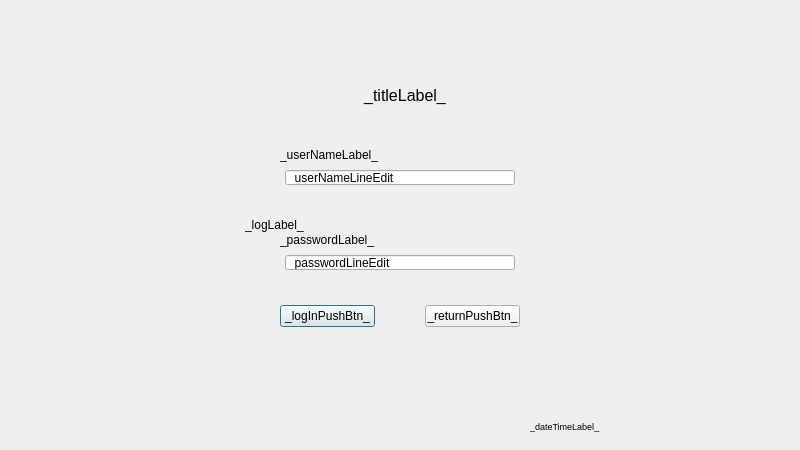
<?xml version="1.0" encoding="UTF-8"?>
<ui version="4.0">
 <class>T3_AF_logIn</class>
 <widget class="QDialog" name="T3_AF_logIn">
  <property name="geometry">
   <rect>
    <x>0</x>
    <y>0</y>
    <width>800</width>
    <height>450</height>
   </rect>
  </property>
  <property name="windowTitle">
   <string>Dialog</string>
  </property>
  <widget class="QLabel" name="_logLabel_">
   <property name="geometry">
    <rect>
     <x>245</x>
     <y>60</y>
     <width>310</width>
     <height>330</height>
    </rect>
   </property>
   <property name="styleSheet">
    <string notr="true"/>
   </property>
   <property name="text">
    <string>_logLabel_</string>
   </property>
  </widget>
  <widget class="QLineEdit" name="_userNameLineEdit_">
   <property name="geometry">
    <rect>
     <x>285</x>
     <y>170</y>
     <width>230</width>
     <height>15</height>
    </rect>
   </property>
   <property name="text">
    <string>_userNameLineEdit_</string>
   </property>
  </widget>
  <widget class="QLineEdit" name="_passwordLineEdit_">
   <property name="geometry">
    <rect>
     <x>285</x>
     <y>255</y>
     <width>230</width>
     <height>15</height>
    </rect>
   </property>
   <property name="text">
    <string>_passwordLineEdit_</string>
   </property>
  </widget>
  <widget class="QLabel" name="_userNameLabel_">
   <property name="geometry">
    <rect>
     <x>280</x>
     <y>145</y>
     <width>120</width>
     <height>20</height>
    </rect>
   </property>
   <property name="text">
    <string>_userNameLabel_</string>
   </property>
  </widget>
  <widget class="QLabel" name="_passwordLabel_">
   <property name="geometry">
    <rect>
     <x>280</x>
     <y>230</y>
     <width>120</width>
     <height>20</height>
    </rect>
   </property>
   <property name="text">
    <string>_passwordLabel_</string>
   </property>
  </widget>
  <widget class="QPushButton" name="_logInPushBtn_">
   <property name="geometry">
    <rect>
     <x>280</x>
     <y>305</y>
     <width>95</width>
     <height>22</height>
    </rect>
   </property>
   <property name="text">
    <string>_logInPushBtn_</string>
   </property>
  </widget>
  <widget class="QPushButton" name="_returnPushBtn_">
   <property name="geometry">
    <rect>
     <x>425</x>
     <y>305</y>
     <width>95</width>
     <height>22</height>
    </rect>
   </property>
   <property name="text">
    <string>_returnPushBtn_</string>
   </property>
  </widget>
  <widget class="QLabel" name="_titleLabel_">
   <property name="geometry">
    <rect>
     <x>340</x>
     <y>75</y>
     <width>130</width>
     <height>40</height>
    </rect>
   </property>
   <property name="font">
    <font>
     <pointsize>12</pointsize>
    </font>
   </property>
   <property name="lineWidth">
    <number>0</number>
   </property>
   <property name="text">
    <string>_titleLabel_</string>
   </property>
   <property name="alignment">
    <set>Qt::AlignCenter</set>
   </property>
  </widget>
  <widget class="QLabel" name="_dateTimeLabel_">
   <property name="geometry">
    <rect>
     <x>530</x>
     <y>419</y>
     <width>150</width>
     <height>15</height>
    </rect>
   </property>
   <property name="font">
    <font>
     <pointsize>7</pointsize>
    </font>
   </property>
   <property name="text">
    <string>_dateTimeLabel_</string>
   </property>
  </widget>
  <zorder>_logLabel_</zorder>
  <zorder>_passwordLineEdit_</zorder>
  <zorder>_userNameLabel_</zorder>
  <zorder>_passwordLabel_</zorder>
  <zorder>_logInPushBtn_</zorder>
  <zorder>_titleLabel_</zorder>
  <zorder>_dateTimeLabel_</zorder>
  <zorder>_userNameLineEdit_</zorder>
  <zorder>_returnPushBtn_</zorder>
 </widget>
 <resources/>
 <connections/>
</ui>
